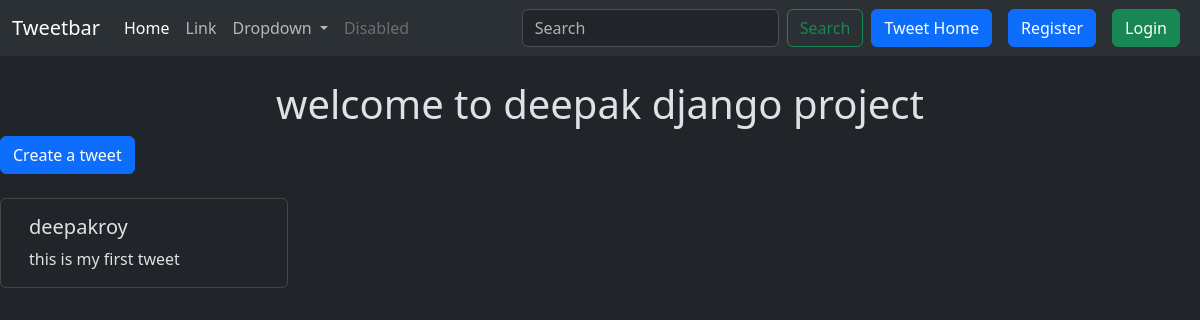
The app's page /tweet/, older data.
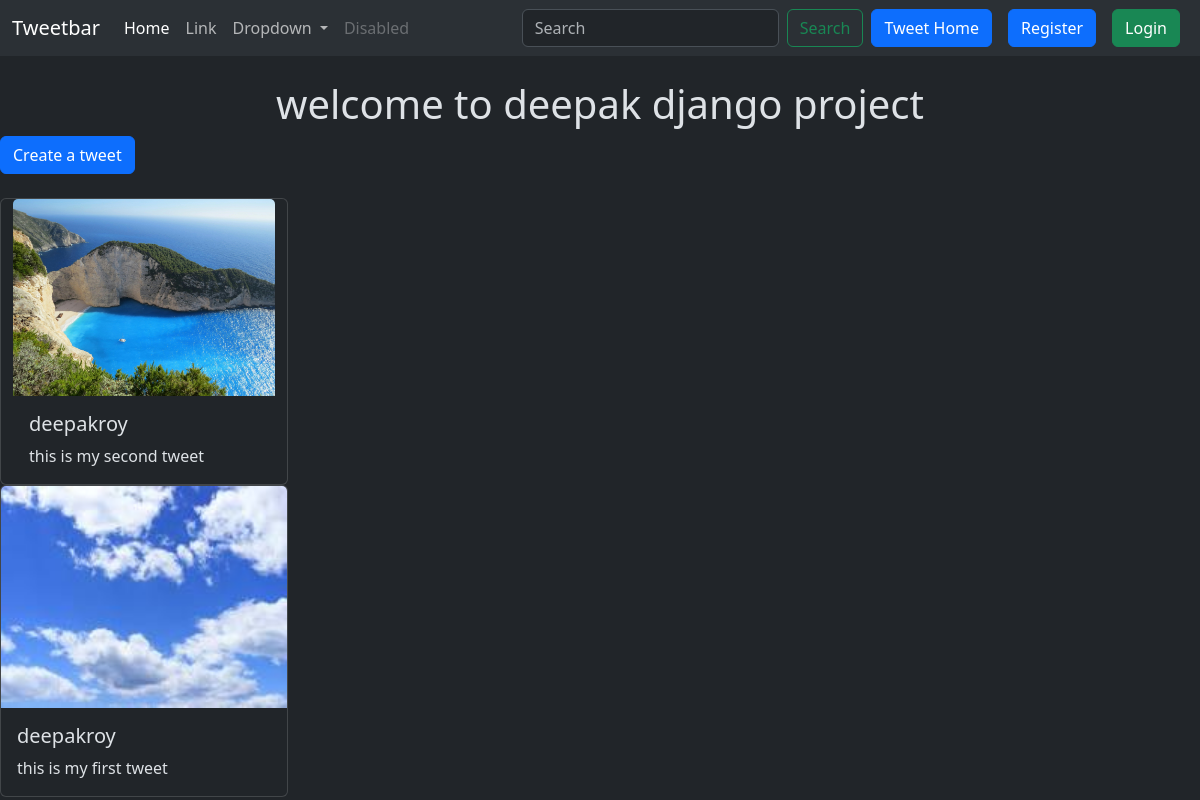
The same page, newer data.
### tweet/models.py (models this page shows, shortened)
class Tweet(models.Model):
    user = models.ForeignKey(User, on_delete=models.CASCADE)
    text = models.TextField(max_length=240)
    photo = models.ImageField(upload_to='photo/',
    blank=True, null=True)
    created_at = models.DateTimeField(auto_now_add=True)
    updated_at = models.DateTimeField(auto_now=True)

### tweet/views.py (the view)
# urls.py: path('', views.tweet_list, name='tweet_list'),
def tweet_list(request):
    tweets = Tweet.objects.all().order_by('-created_at')
    return render(request, 'tweet_list.html', {'tweets':tweets})

### tweet/templates/tweet_list.html (shortened to what this page needs)
{% extends "layout.html" %}
{% block content %}
<h1 class="text-center  mt-4">welcome to deepak django project</h1>
<a class="btn btn-primary mb-4" href="{% url 'tweet_create' %}">Create a tweet</a>
<div class="container row gap-3">
    {% for tweet in tweets %}
    <div class="card" style="width: 18rem;">
        {% if tweet.photo %}
           <img src="{{tweet.photo.url}}" class="card-img-top" alt="Tweet Image">
        {% endif %}
  <div class="card-body">
    <h5 class="card-title">{{tweet.user.username}}</h5>
    <p class="card-text">{{tweet.text}}</p>
  </div>
  </div>
</div>
    {% endfor %}
{% endblock %}

Row changes from the older to the newer data that the page shows:
added Tweet: photo (picture), user.username "deepakroy", text "this is my second tweet"
changed Tweet "this is my first tweet": photo: picture added
